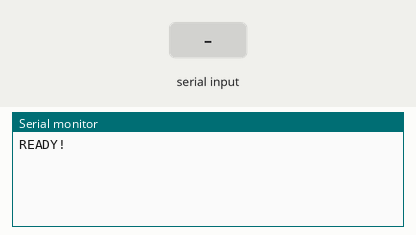
Recording of a sketch running on a simulated Arduino Uno, built with avr-gcc and run on an emulated ATmega328P. On the bench: the last lines printed to the serial monitor. The test bench sets the inputs (shaded band).

Above: at 1.2 s.
1.3 s: "P\n" received over Serial
At 2.4 s:
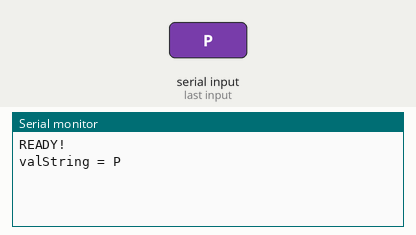
2.8 s: byte 10 ('\n') received over Serial
At 3.5 s:
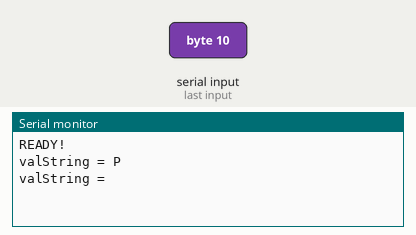
4.3 s: "S\n" received over Serial
At 4.7 s:
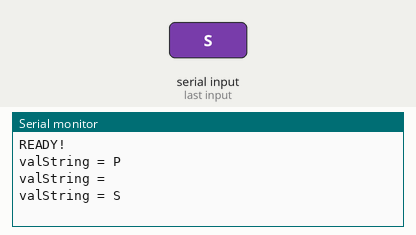
5.8 s: "W\n" received over Serial
At 7.0 s:
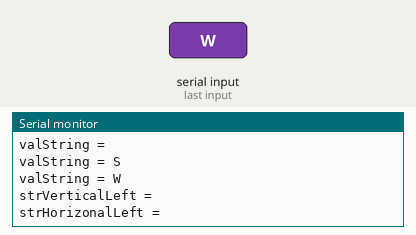
7.3 s: "Q\n" received over Serial
At 8.3 s:
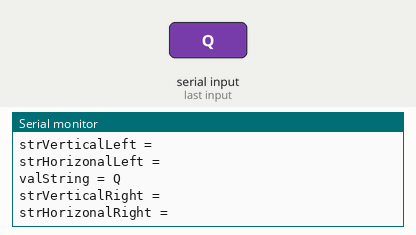

The sketch:

PS3_controller.ino
```cpp
char data_send[] = "TungNV send \n";
String valString = "";

void setup() {
  // initialize serial:
  Serial.begin(115200);
  Serial.println("READY!");
}

void loop()
{
//  int bytesSent = Serial.write(data_send); //send the string and return the length of the string.
//  delay(1000);
}

void serialEvent() {
  while (Serial.available()) {
    // get the new byte:
    char inChar = (char)Serial.read();
//    Serial.println(inChar);/
    if (isAlphaNumeric(inChar)){
      valString += (char)inChar;
    }
    if(inChar == '\n'){
      Serial.print("valString = "); Serial.println(valString);
      analyze(valString);
      valString = "";
    }
  }
}

void analyze(String valString){
  int indexLeft;
  int indexRight;
  String strVerticalLeft = "";
  String strHorizonalLeft = "";
  String strVerticalRight = "";
  String strHorizonalRight = "";
  for (int i = 0;i < valString.length(); i++) {
    if (valString[i] == 'P'){
      indexLeft = i;
//      Serial.print("indexLeft = "); Serial.println(indexLeft);/
    }
    if (valString[i] == 'S'){
      indexRight = i;
//      Serial.print("indexRight = "); Serial.println(indexRight);/
    }
  }
  if (valString[0] == 'W'){
    for (int i=1; i<indexLeft; i++) {
      strVerticalLeft += (char)valString[i];
    }
    for (int i=indexLeft+1; i<valString.length(); i++) {
      strHorizonalLeft += (char)valString[i];
    }
    Serial.print("strVerticalLeft = "); Serial.println(strVerticalLeft);
    Serial.print("strHorizonalLeft = "); Serial.println(strHorizonalLeft);
  }
  if (valString[0] == 'Q'){
    for (int i=1; i<indexLeft; i++) {
      strVerticalRight += (char)valString[i];
    }
    for (int i=indexLeft+1; i<valString.length(); i++) {
      strHorizonalLeft += (char)valString[i];
    }
    Serial.print("strVerticalRight = "); Serial.println(strVerticalRight);
    Serial.print("strHorizonalRight = "); Serial.println(strHorizonalRight);
  }
}
```

Measured:
- after the input at 1.3 s, the serial monitor: prints a new line at once (image 1)
- after the input at 2.8 s, the serial monitor: prints a new line at once (image 2)
- after the input at 4.3 s, the serial monitor: prints a new line at once (image 3)
- after the input at 5.8 s, the serial monitor: prints a new line at once (image 4)
- after the input at 7.3 s, the serial monitor: prints a new line at once (image 5)
